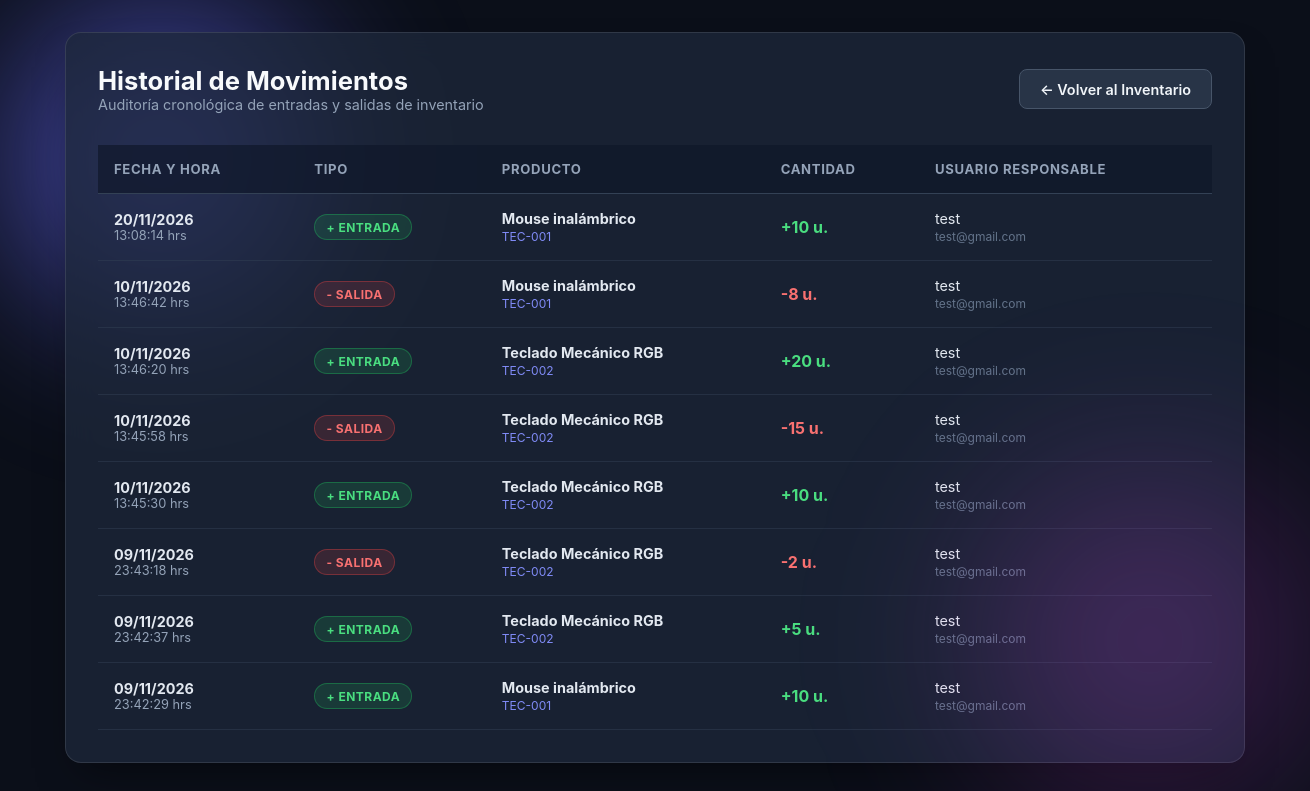
The app's page /historial_movimientos.php (signed in) with its own data.
### tables this page shows
CREATE TABLE `movimiento` (
  `id_movimiento` int(11) NOT NULL,
  `id_producto` int(11) NOT NULL,
  `id_usuario` int(11) NOT NULL,
  `fecha` datetime NOT NULL DEFAULT current_timestamp(),
  `tipo` enum('entrada','salida') NOT NULL,
  `cantidad` int(11) NOT NULL
);

CREATE TABLE `producto` (
  `id_producto` int(11) NOT NULL,
  `id_categoria` int(11) NOT NULL,
  `codigo` varchar(50) NOT NULL,
  `nombre` varchar(150) NOT NULL,
  `descripcion` text DEFAULT NULL,
  `precio` decimal(10,2) NOT NULL,
  `stock_actual` int(11) NOT NULL DEFAULT 0,
  `stock_minimo` int(11) NOT NULL DEFAULT 0,
  `estado` tinyint(4) NOT NULL DEFAULT 1
);

### historial_movimientos.php (the view, shortened to what this page needs)
<?php
require_once "conexion.php";
$sql = "SELECT m.id_movimiento,
               m.fecha,
               m.tipo,
               m.cantidad,
               p.codigo AS codigo_producto,
               p.nombre AS nombre_producto,
               u.nombre AS nombre_usuario,
               u.correo AS correo_usuario
        FROM movimiento m
        INNER JOIN producto p ON m.id_producto = p.id_producto
        INNER JOIN login u ON m.id_usuario = u.ID
        ORDER BY m.fecha DESC, m.id_movimiento DESC";
$consulta = $conexion->prepare($sql);
$consulta->execute();
$movimientos = $consulta->fetchAll(PDO::FETCH_ASSOC);
?>
<!DOCTYPE html>
<html lang="es">
<head>
  <link rel="stylesheet" href="diseño.css">
</head>
<body>
  <div class="main-container">
    <div class="top-bar">
      <div>
        <h2>Historial de Movimientos</h2>
        <p style="color: #94a3b8; font-size: 0.9rem;">Auditoría cronológica de entradas y salidas de inventario</p>
      </div>
      <div>
        <a href="inicio.php" class="btn-action btn-back">← Volver al Inventario</a>
      </div>
    </div>
    <div class="table-wrapper">
      <table>
        <thead>
          <tr>
            <th>Fecha y Hora</th>
            <th>Tipo</th>
            <th>Producto</th>
            <th>Cantidad</th>
            <th>Usuario Responsable</th>
          </tr>
        </thead>
        <tbody>
          <?php if (!empty($movimientos)): ?>
            <?php foreach ($movimientos as $mov): ?>
              <tr>
                <td>
                  <strong><?= date("d/m/Y", strtotime($mov['fecha'])) ?></strong>
                  <div style="color: #94a3b8; font-size: 0.8rem;"><?= date("H:i:s", strtotime($mov['fecha'])) ?> hrs</div>
                </td>
                <td>
                  <?php if (strtolower($mov['tipo']) === 'entrada'): ?>
                    <span class="badge badge-entrada">+ Entrada</span>
                  <?php else: ?>
                    <span class="badge badge-salida">- Salida</span>
                  <?php endif; ?>
                </td>
                <td>
                  <div><strong><?= htmlspecialchars($mov['nombre_producto']) ?></strong></div>
                  <small style="color: #818cf8;"><?= htmlspecialchars($mov['codigo_producto']) ?></small>
                </td>
                <td>
                  <span class="cantidad-txt <?= (strtolower($mov['tipo']) === 'entrada') ? 'cantidad-entrada' : 'cantidad-salida' ?>">
                    <?= (strtolower($mov['tipo']) === 'entrada') ? '+' : '-' ?><?= $mov['cantidad'] ?> u.
                  </span>
                </td>
                <td>
                  <div><?= htmlspecialchars($mov['nombre_usuario']) ?></div>
                  <small style="color: #64748b;"><?= htmlspecialchars($mov['correo_usuario']) ?></small>
                </td>
              </tr>
            <?php endforeach; ?>
          <?php endif; ?>
        </tbody>
      </table>
    </div>
  </div>
</body>
</html>

### diseño.css (style rules this page uses)
* { box-sizing: border-box; margin: 0; padding: 0; font-family: -apple-system, BlinkMacSystemFont, "Segoe UI", Roboto, Helvetica, Arial, sans-serif; }
body { background-color: #0b0f19; display: flex; justify-content: center; align-items: center; min-height: 100vh; padding: 1.5rem; position: relative; overflow: hidden; }
body::before { content: ""; position: absolute; width: 480px; height: 480px; background: radial-gradient(circle, rgba(99, 102, 241, 0.8) 0%, rgba(99, 102, 241, 0) 70%); top: -80px; left: -80px; border-radius: 50%; filter: blur(60px); z-index: 0; animation: floatOrbOne 14s ease-in-out infinite alternate; }
body::after { content: ""; position: absolute; width: 520px; height: 520px; background: radial-gradient(circle, rgba(217, 70, 239, 0.28) 0%, rgba(217, 70, 239, 0) 70%); bottom: -100px; right: -100px; border-radius: 50%; filter: blur(70px); z-index: 0; animation: floatOrbTwo 16s ease-in-out infinite alternate; }

### historial_movimientos.php (style rules this page uses)
body { display: block; padding: 2rem; min-height: 100vh; overflow-y: auto; }
.main-container { max-width: 1180px; margin: 0 auto; background: rgba(30, 41, 59, 0.75); backdrop-filter: blur(16px); -webkit-backdrop-filter: blur(16px); border: 1px solid rgba(255, 255, 255, 0.1); border-radius: 16px; padding: 2rem; box-shadow: 0 20px 40px -15px rgba(0, 0, 0, 0.5); }
.top-bar { display: flex; justify-content: space-between; align-items: center; margin-bottom: 2rem; flex-wrap: wrap; gap: 1rem; }
.top-bar h2 { color: #f8fafc; font-size: 1.6rem; }
.btn-action { display: inline-block; text-decoration: none; padding: 0.65rem 1.25rem; border-radius: 8px; font-size: 0.9rem; font-weight: 600; transition: all 0.2s ease; }
.btn-back { background: rgba(51, 65, 85, 0.6); color: #f1f5f9; border: 1px solid #475569; }
.table-wrapper { overflow-x: auto; }
table { width: 100%; border-collapse: collapse; text-align: left; }
th { background-color: rgba(15, 23, 42, 0.7); color: #94a3b8; font-size: 0.82rem; text-transform: uppercase; letter-spacing: 0.05em; padding: 1rem; border-bottom: 1px solid #334155; }
td { padding: 1rem; color: #e2e8f0; font-size: 0.9rem; border-bottom: 1px solid rgba(51, 65, 85, 0.5); vertical-align: middle; }
.badge { display: inline-block; padding: 0.3rem 0.7rem; border-radius: 9999px; font-size: 0.75rem; font-weight: 700; text-transform: uppercase; letter-spacing: 0.04em; }
.badge-entrada { background-color: rgba(34, 197, 94, 0.15); color: #4ade80; border: 1px solid rgba(34, 197, 94, 0.35); }
.badge-salida { background-color: rgba(239, 68, 68, 0.15); color: #f87171; border: 1px solid rgba(239, 68, 68, 0.35); }
.cantidad-txt { font-weight: 700; font-size: 1rem; }
.cantidad-entrada { color: #4ade80; }
.cantidad-salida { color: #f87171; }

### records on screen
movimiento: fecha "20/11/2026", fecha "13:08:14", tipo "+ ENTRADA", id_producto.nombre "Mouse inalámbrico", id_producto.codigo "TEC-001", cantidad "10", id_usuario.nombre "test", id_usuario.correo "test@gmail.com"
movimiento: fecha "10/11/2026", fecha "13:46:42", tipo "- SALIDA", id_producto.nombre "Mouse inalámbrico", id_producto.codigo "TEC-001", cantidad "8", id_usuario.nombre "test", id_usuario.correo "test@gmail.com"
movimiento: fecha "10/11/2026", fecha "13:46:20", tipo "+ ENTRADA", id_producto.nombre "Teclado Mecánico RGB", id_producto.codigo "TEC-002", cantidad "20", id_usuario.nombre "test", id_usuario.correo "test@gmail.com"
movimiento: fecha "10/11/2026", fecha "13:45:58", tipo "- SALIDA", id_producto.nombre "Teclado Mecánico RGB", id_producto.codigo "TEC-002", cantidad "15", id_usuario.nombre "test", id_usuario.correo "test@gmail.com"
movimiento: fecha "10/11/2026", fecha "13:45:30", tipo "+ ENTRADA", id_producto.nombre "Teclado Mecánico RGB", id_producto.codigo "TEC-002", cantidad "10", id_usuario.nombre "test", id_usuario.correo "test@gmail.com"
movimiento: fecha "09/11/2026", fecha "23:43:18", tipo "- SALIDA", id_producto.nombre "Teclado Mecánico RGB", id_producto.codigo "TEC-002", cantidad "2", id_usuario.nombre "test", id_usuario.correo "test@gmail.com"
movimiento: fecha "09/11/2026", fecha "23:42:37", tipo "+ ENTRADA", id_producto.nombre "Teclado Mecánico RGB", id_producto.codigo "TEC-002", cantidad "5", id_usuario.nombre "test", id_usuario.correo "test@gmail.com"
movimiento: fecha "09/11/2026", fecha "23:42:29", tipo "+ ENTRADA", id_producto.nombre "Mouse inalámbrico", id_producto.codigo "TEC-001", cantidad "10", id_usuario.nombre "test", id_usuario.correo "test@gmail.com"
